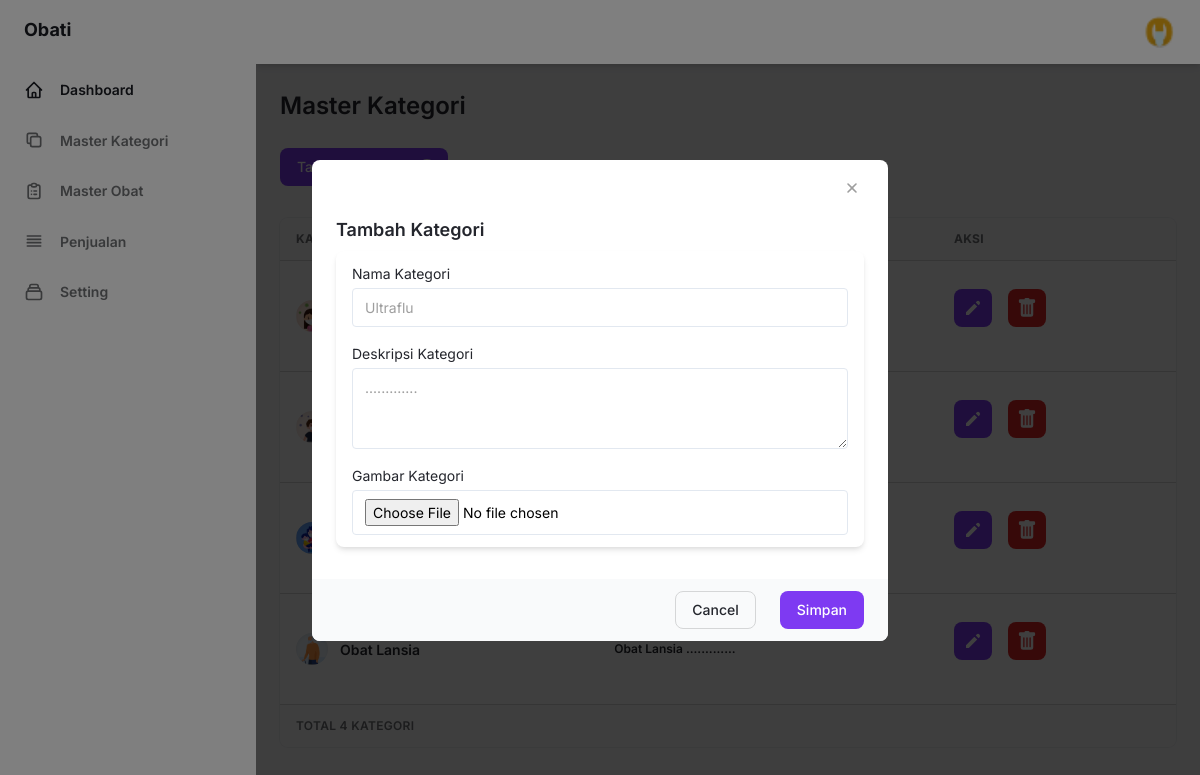
/admin/index.php?adminpage=mkategori (signed in), run on the app's committed database.
### tables this page shows
CREATE TABLE `setting` (
  `idset` int(4) NOT NULL,
  `setlogo` text NOT NULL,
  `seticon` text NOT NULL,
  `setalamat` text NOT NULL,
  `setphone` varchar(15) NOT NULL,
  `setemail` varchar(25) NOT NULL,
  `setfb` varchar(15) NOT NULL,
  `setig` varchar(15) NOT NULL,
  `settwit` varchar(15) NOT NULL,
  `setpin` varchar(15) NOT NULL
);

CREATE TABLE `kategoriobat` (
  `idkategori` int(5) NOT NULL,
  `namakategori` varchar(40) NOT NULL,
  `deskripsikategori` text NOT NULL,
  `gambarkategori` text NOT NULL
);

### admin/page/masterkategori.php (the view, shortened to what the rows shown need)
<div class="w-full overflow-hidden rounded-lg shadow-xs " style="margin-bottom: 30px;">
              <div class="w-full overflow-x-auto">
                <table class="w-full whitespace-no-wrap">
                  <thead>
                    <tr
                      class="text-xs font-semibold tracking-wide text-left text-gray-500 uppercase border-b dark:border-gray-700 bg-gray-50 dark:text-gray-400 dark:bg-gray-800"
                    >
                      <th class="px-4 py-3">Kategori</th>
                      <th class="px-4 py-3">Deskripsi</th>
                      <th class="px-4 py-3">Aksi</th>
                    </tr>
                  </thead>
                  <tbody
                    class="bg-white divide-y dark:divide-gray-700 dark:bg-gray-800"
                  >
                    <?php
                      $row = $koneksi->prepare('SELECT * FROM kategoriobat');
                      try {
                        $row->execute();
                       }
                       catch (PDOException $e) {
                        return 'Error: ' . $e->getMessage();
                       }
                      $dataobat = $row->fetchAll();
                      foreach ($dataobat as $key) {
                    ?>
                    <tr class="text-gray-700 dark:text-gray-400">
                      <td class="px-4 py-3">
                        <div class="flex items-center text-sm">
                          <div
                            class="relative hidden w-8 h-8 mr-3 rounded-full md:block"
                          >
                            <img
                              class="object-cover w-full h-full rounded-full"
                              src="../admin/gambarkategori/<?= $key['gambarkategori'] ?>"
                              alt=""
                              loading="lazy"
                            />
                            <div
                              class="absolute inset-0 rounded-full shadow-inner"
                              aria-hidden="true"
                            ></div>
                          </div>
                          <div>
                            <p class="font-semibold"><?= $key['namakategori'] ?></p>
                          </div>
                        </div>
                      </td>
                      <td class="px-4 py-3 text-xs">
                        <p class="font-semibold"><?= $key['deskripsikategori'] ?></p>
                      </td>
                      <td class="px-4 py-3">
                      <div class="flex flex-col flex-wrap mb-8 space-y-4 md:flex-row md:items-end md:space-x-4">
                      <div>
                        <button
                        onclick="window.location.href='index.php?adminpage=editkategori&id=<?=$key['idkategori']?>';"
                        class="flex items-center justify-between px-2 py-2 text-sm font-medium leading-5 text-white transition-colors duration-150 bg-purple-600 border border-transparent rounded-lg active:bg-purple-600 hover:bg-purple-700 focus:outline-none focus:shadow-outline-purple" aria-label="Like">
                        <svg class="w-5 h-5" aria-hidden="true" fill="currentColor" viewBox="0 0 20 20">
                          <path d="M13.586 3.586a2 2 0 112.828 2.828l-.793.793-2.828-2.828.793-.793zM11.379 5.793L3 14.172V17h2.828l8.38-8.379-2.83-2.828z"></path>
                        </svg>
                        </button>
                      </div>
                          <form action=""
                                name="hapuskategori"
                                method="post"
                          >
                          <div>
                              <button
                              name="hapuskategori"
                              type="submit"
                                class="px-2 py-2 text-sm font-medium leading-5 text-white transition-colors duration-150 bg-red-600 border border-transparent rounded-lg active:bg-purple-600 hover:bg-purple-700 focus:outline-none focus:shadow-outline-purple" aria-label="Like">
                              </button>
                          </div>
                          </form>
                      </div>
                      </td>
                    </tr>
                    <?php
                      }
                    ?>
                  </tbody>
                </table>
              </div>
</div>

### admin/index.php (shortened to what the rows shown need)
<?php
    global $kolset;
    $db = new DbConnect();
    $koneksi = $db->DBConnect();
    $dataset = $koneksi->prepare("SELECT * FROM `setting` ");
    try {
        $dataset->execute();
        $kolset = $dataset->fetch();
    } catch (\Throwable $th) {
    }
?>
<!DOCTYPE html>
<html :class="{ 'theme-dark': dark }" x-data="data()" lang="en">
  <head>
    <link rel="stylesheet" href="./assets/css/tailwind.output.css" />
    <link
      rel="stylesheet"
      href="https://cdnjs.cloudflare.com/ajax/libs/Chart.js/2.9.3/Chart.min.css"
    />
  </head>
  <body>
    <div
      class="flex h-screen bg-gray-50 dark:bg-gray-900"
      :class="{ 'overflow-hidden': isSideMenuOpen }"
    >
      <div class="flex flex-col flex-1 w-full">
        <header class="z-10 py-4 bg-white shadow-md dark:bg-gray-800">
          <div
            class="container flex items-center justify-between h-full px-6 mx-auto text-purple-600 dark:text-purple-300"
          >
            <ul class="flex items-center  flex-shrink-0 space-x-6">
              <li class="relative">
                <button
                  class="align-middle rounded-full focus:shadow-outline-purple focus:outline-none"
                  @click="toggleProfileMenu"
                  @keydown.escape="closeProfileMenu"
                  aria-label="Account"
                  aria-haspopup="true"
                >
                  <img
                    class="object-cover w-8 h-8 rounded-full"
                    src="gambarsetting/<?=$kolset['seticon']?>"
                    alt=""
                    aria-hidden="true"
                  />
                </button>
              </li>
            </ul>
          </div>
        </header>
        <main class="h-full overflow-y-auto">
          <div class="container px-6 mx-auto grid">
            <h2
              class="my-6 text-2xl font-semibold text-gray-700 dark:text-gray-200"
            >
            <?php
                if (isset($_GET['adminpage'])) {
                    $page = $_GET['adminpage'];
                    switch ($page) {
                        case 'mkategori':
                            echo 'Master Kategori';
                            break;
                    }
                }else{
                    echo 'Dashboard';
                }
            ?>
            </h2>
            <?php
                if (isset($_GET['adminpage'])) {
                    $page = $_GET['adminpage'];
                    switch ($page) {
                        case 'mkategori':
                            include 'page/masterkategori.php';
                            break;
                    }
                }else{
                    include 'dashboard-card.php';
                    include 'page/defaultdashboard.php';
                }
            ?>
          </div>
        </main>
      </div>
    </div>
  </body>
</html>

### data on the page
setting: seticon (picture)
kategoriobat: gambarkategori (picture), namakategori "Obat Lansia", deskripsikategori "Obat Lansia ............."

### other printed values
$totalobat "4"
